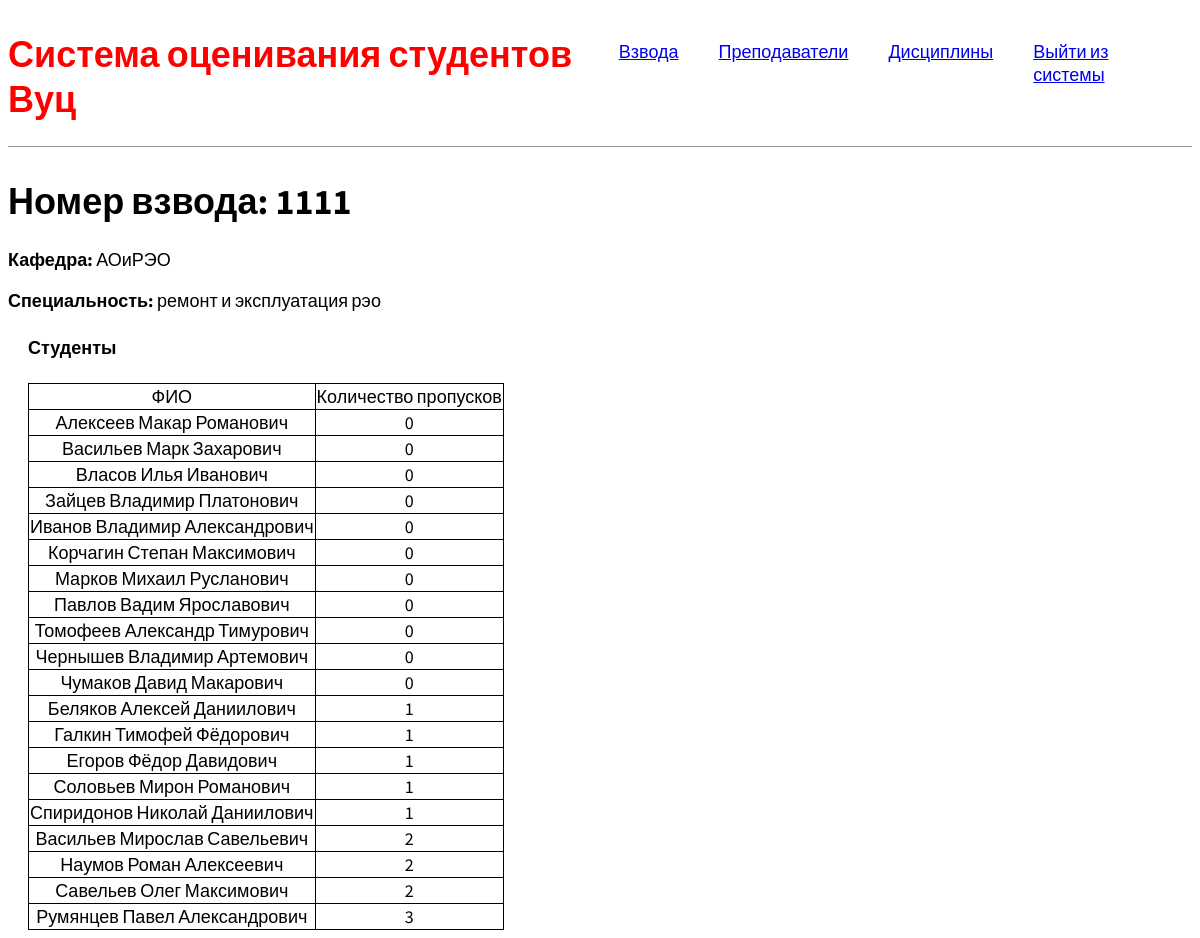
Screenshot of /squad/squad-visiting-rating/9/ with the database file from the repository.
### firstapp/models.py (models this page shows, shortened)
class SquadModel(models.Model):
    number = models.IntegerField(unique=True)
    departament = models.ForeignKey(to="DepartamentModel", on_delete=models.CASCADE)
    specialization = models.CharField(max_length=200)
    class Meta:
        ordering = ['number']

class DepartamentModel(models.Model):
    full_name = models.CharField(max_length=300, unique=True)
    short_name = models.CharField(max_length=10)
    def __str__(self):
        return self.short_name
    class Meta:
        ordering = ["full_name"]

class StudentModel(models.Model):
    user = models.OneToOneField(User, on_delete=models.CASCADE, blank=True,null=True)
    surname = models.CharField(max_length=80, verbose_name="фамилия")
    name = models.CharField(max_length=80, verbose_name='имя')
    patronymic = models.CharField(max_length=80, verbose_name='отчество')
    birthday = models.DateField(verbose_name='день рождения', default=django.utils.timezone.now())
    squad = models.ForeignKey(to="SquadModel", on_delete=models.CASCADE, verbose_name='номер взвода')
    class Meta:
        constraints = [
            models.UniqueConstraint(fields=['name', 'surname', 'patronymic'], name='unique fio student')
        ]
        ordering = ["surname", "name", "patronymic"]
    def __str__(self):
        return self.surname + ' ' + self.name + ' ' + self.patronymic

### firstapp/views.py (the view)
# urls.py: path('squad/squad-visiting-rating/<int:pk>/', squad_visiting_raiting, name='squad-visiting-rating'),
def squad_visiting_raiting(request, pk):
    if request.method == "GET":
        squad = SquadModel.objects.get(id=pk)
        students = StudentModel.objects.filter(squad=squad)
        squad_disciplines = SquadDiscipline.objects.filter(squad=squad)
        raiting_list = []
        for student in students:
            cnt_pass = 0
            for discipline in squad_disciplines:
                cur_marks = Mark.objects.filter(student=student, discipline=discipline)
                for mark in cur_marks:
                    if mark.ball == -1:
                        cnt_pass += 1
            cur_student = [student, cnt_pass]
            raiting_list.append(cur_student)
        raiting_list.sort(key=lambda x: x[1])
        titles = ["ФИО", "Количество пропусков"]
        context = {"students": raiting_list, "squadmodel": squad, "titles": titles}
        return  render(request, "firstapp/squad_raiting.html",context)

### firstapp/templates/firstapp/squad_raiting.html (shortened to what this page needs)
{% extends 'base.html' %}
{% block content %}
<h1>Номер взвода: {{squadmodel.number}}</h1>
<p><strong>Кафедра: </strong><a>{{squadmodel.departament}}</a></p>
<p><strong>Специальность: </strong><a>{{squadmodel.specialization}}</a></p>
    <div id="students">
        <div style="margin-left:20px;margin-top:20px">
            <h4>Студенты</h4>
            <table>
                <tbody>
                <tr>
                    {% for title in titles %}
                    <td align="center">{{title}}</td>
                    {% endfor %}
                </tr>
                {% for student in students %}
                <tr>
                    {% for student_data in student %}
                    <td align="center">{{student_data}}</td>
                    {% endfor %}
                </tr>
                {% endfor %}
                </tbody>
            </table>
        </div>
    </div>
{% endblock %}

### static/css/style.css (style rules this page uses)
body { font-family: 'Source Sans Pro', sans-serif; font-size: 18px; }

### firstapp/templates/firstapp/squad_raiting.html (style rules this page uses)
table { border-collapse: collapse; }
table th, table td { border: 1px solid #000; }

### rows the page displays
SquadModel: number "1111", departament "АОиРЭО", specialization "ремонт и эксплуатация рэо"
StudentModel: surname+name+patronymic "Алексеев Макар Романович", student "0"
StudentModel: surname+name+patronymic "Васильев Марк Захарович", student "0"
StudentModel: surname+name+patronymic "Власов Илья Иванович", student "0"
StudentModel: surname+name+patronymic "Зайцев Владимир Платонович", student "0"
StudentModel: surname+name+patronymic "Иванов Владимир Александрович", student "0"
StudentModel: surname+name+patronymic "Корчагин Степан Максимович", student "0"
StudentModel: surname+name+patronymic "Марков Михаил Русланович", student "0"
StudentModel: surname+name+patronymic "Павлов Вадим Ярославович", student "0"
StudentModel: surname+name+patronymic "Томофеев Александр Тимурович", student "0"
StudentModel: surname+name+patronymic "Чернышев Владимир Артемович", student "0"
StudentModel: surname+name+patronymic "Чумаков Давид Макарович", student "0"
StudentModel: surname+name+patronymic "Беляков Алексей Даниилович", student "1"
StudentModel: surname+name+patronymic "Галкин Тимофей Фёдорович", student "1"
StudentModel: surname+name+patronymic "Егоров Фёдор Давидович", student "1"
StudentModel: surname+name+patronymic "Соловьев Мирон Романович", student "1"
StudentModel: surname+name+patronymic "Спиридонов Николай Даниилович", student "1"
StudentModel: surname+name+patronymic "Васильев Мирослав Савельевич", student "2"
StudentModel: surname+name+patronymic "Наумов Роман Алексеевич", student "2"
StudentModel: surname+name+patronymic "Савельев Олег Максимович", student "2"
StudentModel: surname+name+patronymic "Румянцев Павел Александрович", student "3"

### other values shown
{{ title }} "ФИО" "Количество пропусков"
